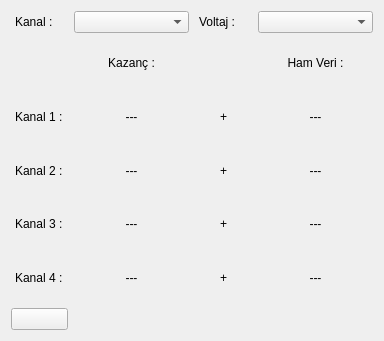
                 <widget class="QWidget" name="page_gain">
                  <property name="geometry">
                   <rect>
                    <x>0</x>
                    <y>0</y>
                    <width>384</width>
                    <height>341</height>
                   </rect>
                  </property>
                  <attribute name="label">
                   <string>Kazanç</string>
                  </attribute>
                  <layout class="QGridLayout" name="gridLayout_18" columnstretch="1,2,1,2">
                   <item row="4" column="2">
                    <widget class="QLabel" name="label_raw_sign_2">
                     <property name="text">
                      <string>+</string>
                     </property>
                     <property name="alignment">
                      <set>Qt::AlignCenter</set>
                     </property>
                    </widget>
                   </item>
                   <item row="2" column="2">
                    <widget class="QLabel" name="label_raw_sign_0">
                     <property name="text">
                      <string>+</string>
                     </property>
                     <property name="alignment">
                      <set>Qt::AlignCenter</set>
                     </property>
                    </widget>
                   </item>
                   <item row="2" column="0">
                    <widget class="QLabel" name="label_119">
                     <property name="text">
                      <string>Kanal 1 :</string>
                     </property>
                     <property name="indent">
                      <number>4</number>
                     </property>
                    </widget>
                   </item>
                   <item row="3" column="2">
                    <widget class="QLabel" name="label_raw_sign_1">
                     <property name="text">
                      <string>+</string>
                     </property>
                     <property name="alignment">
                      <set>Qt::AlignCenter</set>
                     </property>
                    </widget>
                   </item>
                   <item row="5" column="2">
                    <widget class="QLabel" name="label_raw_sign_3">
                     <property name="text">
                      <string>+</string>
                     </property>
                     <property name="alignment">
                      <set>Qt::AlignCenter</set>
                     </property>
                    </widget>
                   </item>
                   <item row="0" column="0">
                    <widget class="QLabel" name="label_112">
                     <property name="text">
                      <string>Kanal :</string>
                     </property>
                     <property name="indent">
                      <number>4</number>
                     </property>
                    </widget>
                   </item>
                   <item row="3" column="0">
                    <widget class="QLabel" name="label_120">
                     <property name="text">
                      <string>Kanal 2 :</string>
                     </property>
                     <property name="indent">
                      <number>4</number>
                     </property>
                    </widget>
                   </item>
                   <item row="4" column="1">
                    <widget class="QLabel" name="label_gain_2">
                     <property name="text">
                      <string>---</string>
                     </property>
                     <property name="alignment">
                      <set>Qt::AlignCenter</set>
                     </property>
                     <property name="indent">
                      <number>5</number>
                     </property>
                    </widget>
                   </item>
                   <item row="0" column="3">
                    <widget class="QComboBox" name="combo_voltageSet">
                     <property name="cursor">
                      <cursorShape>PointingHandCursor</cursorShape>
                     </property>
                    </widget>
                   </item>
                   <item row="5" column="3">
                    <widget class="QLabel" name="label_adc_channel_4">
                     <property name="text">
                      <string>---</string>
                     </property>
                     <property name="alignment">
                      <set>Qt::AlignCenter</set>
                     </property>
                     <property name="indent">
                      <number>5</number>
                     </property>
                    </widget>
                   </item>
                   <item row="1" column="3">
                    <widget class="QLabel" name="label_115">
                     <property name="text">
                      <string>Ham Veri :</string>
                     </property>
                     <property name="alignment">
                      <set>Qt::AlignCenter</set>
                     </property>
                    </widget>
                   </item>
                   <item row="3" column="1">
                    <widget class="QLabel" name="label_gain_1">
                     <property name="text">
                      <string>---</string>
                     </property>
                     <property name="alignment">
                      <set>Qt::AlignCenter</set>
                     </property>
                     <property name="indent">
                      <number>5</number>
                     </property>
                    </widget>
                   </item>
                   <item row="1" column="1">
                    <widget class="QLabel" name="label_114">
                     <property name="text">
                      <string>Kazanç :</string>
                     </property>
                     <property name="alignment">
                      <set>Qt::AlignCenter</set>
                     </property>
                    </widget>
                   </item>
                   <item row="3" column="3">
                    <widget class="QLabel" name="label_adc_channel_2">
                     <property name="text">
                      <string>---</string>
                     </property>
                     <property name="alignment">
                      <set>Qt::AlignCenter</set>
                     </property>
                     <property name="indent">
                      <number>5</number>
                     </property>
                    </widget>
                   </item>
                   <item row="0" column="2">
                    <widget class="QLabel" name="label_113">
                     <property name="text">
                      <string>Voltaj :</string>
                     </property>
                     <property name="indent">
                      <number>4</number>
                     </property>
                    </widget>
                   </item>
                   <item row="4" column="3">
                    <widget class="QLabel" name="label_adc_channel_3">
                     <property name="text">
                      <string>---</string>
                     </property>
                     <property name="alignment">
                      <set>Qt::AlignCenter</set>
                     </property>
                     <property name="indent">
                      <number>5</number>
                     </property>
                    </widget>
                   </item>
                   <item row="4" column="0">
                    <widget class="QLabel" name="label_121">
                     <property name="text">
                      <string>Kanal 3 :</string>
                     </property>
                     <property name="indent">
                      <number>4</number>
                     </property>
                    </widget>
                   </item>
                   <item row="2" column="3">
                    <widget class="QLabel" name="label_adc_channel_1">
                     <property name="text">
                      <string>---</string>
                     </property>
                     <property name="alignment">
                      <set>Qt::AlignCenter</set>
                     </property>
                     <property name="indent">
                      <number>5</number>
                     </property>
                    </widget>
                   </item>
                   <item row="5" column="1">
                    <widget class="QLabel" name="label_gain_3">
                     <property name="text">
                      <string>---</string>
                     </property>
                     <property name="alignment">
                      <set>Qt::AlignCenter</set>
                     </property>
                     <property name="indent">
                      <number>5</number>
                     </property>
                    </widget>
                   </item>
                   <item row="0" column="1">
                    <widget class="QComboBox" name="combo_channelsSet">
                     <property name="cursor">
                      <cursorShape>PointingHandCursor</cursorShape>
                     </property>
                    </widget>
                   </item>
                   <item row="2" column="1">
                    <widget class="QLabel" name="label_gain_0">
                     <property name="text">
                      <string>---</string>
                     </property>
                     <property name="alignment">
                      <set>Qt::AlignCenter</set>
                     </property>
                     <property name="indent">
                      <number>5</number>
                     </property>
                    </widget>
                   </item>
                   <item row="5" column="0">
                    <widget class="QLabel" name="label_122">
                     <property name="text">
                      <string>Kanal 4 :</string>
                     </property>
                     <property name="indent">
                      <number>4</number>
                     </property>
                    </widget>
                   </item>
                   <item row="6" column="0">
                    <widget class="QPushButton" name="btn_okGain">
                     <property name="cursor">
                      <cursorShape>PointingHandCursor</cursorShape>
                     </property>
                     <property name="text">
                      <string/>
                     </property>
                    </widget>
                   </item>
                  </layout>
                 </widget>
